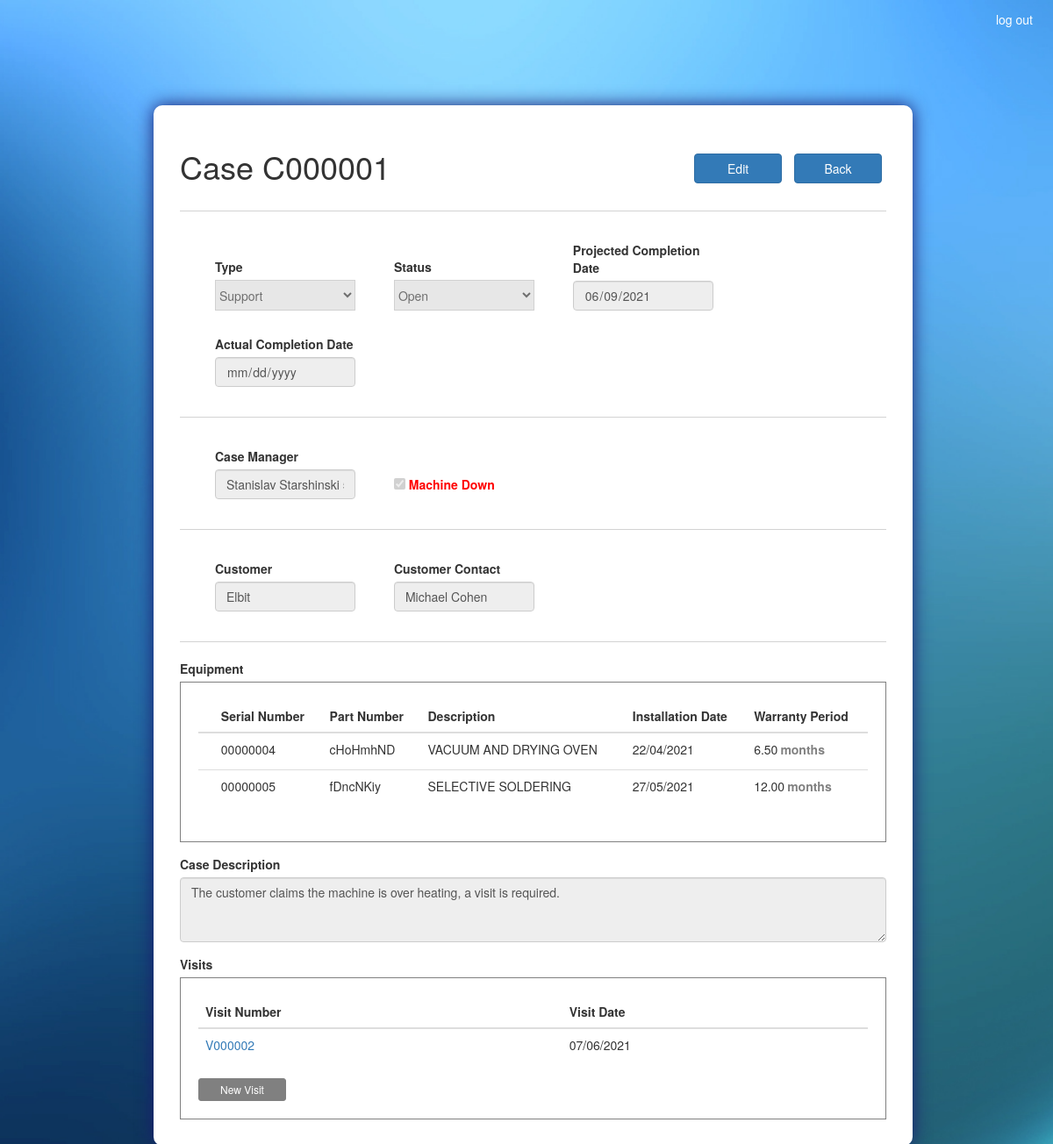
The app's page /case/C000001/ (signed in), older data.
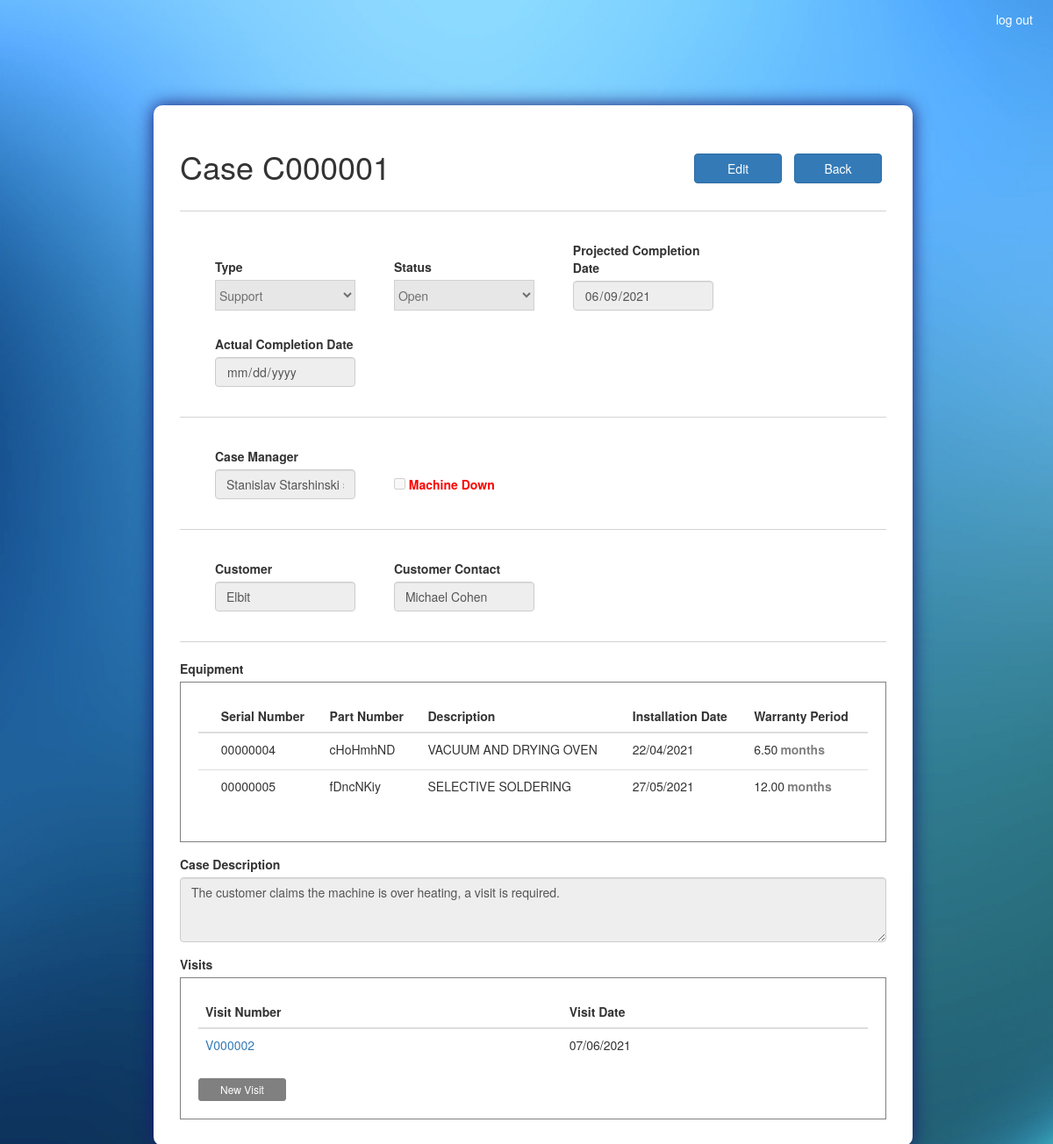
The same page, newer data.
### ASISupport_app/models.py (models this page shows, shortened)
class Case(models.Model):
	TYPES = (
		('Support', 'Support'),
		('Training', 'Training'),
		('Maintenance', 'Maintenance'),
		('installation','Installation')
	)
	STATUSES = (
		('Open', 'Open'),
		('Resolved', 'Resolved'),
		('Closed', 'Closed'),
		('On Hold','On Hold'),
		('Cancelled','Cancelled')
	)
	case_num 				= models.CharField(max_length=100, primary_key=True)
	case_type 				= models.CharField(max_length=100, choices=TYPES)
	status 					= models.CharField(max_length=100, choices=STATUSES)
	create_date 			= models.DateTimeField(default=timezone.now)
	target_date 			= models.DateField()
	actual_date 			= models.DateField(blank=True, null=True)
	case_manager 			= models.ForeignKey(Employee, on_delete=models.CASCADE)
	machine_down 			= models.BooleanField(default=False)
	customer 				= models.ForeignKey(Customer, on_delete=models.CASCADE)
	customer_contact 		= models.CharField(max_length=100)
	case_description 		= models.TextField()
	cancellation_reason 	= models.TextField(blank=True, null=True)
	on_hold_reason 			= models.TextField(blank=True, null=True)

class Employee(models.Model):
	employee_id 			= models.CharField(max_length=100, primary_key=True)
	first_name 				= models.CharField(max_length=100)
	last_name 				= models.CharField(max_length=100)
	def __str__(self):
		return f'{self.first_name} {self.last_name} {self.employee_id}'

class Customer(models.Model):
	customer_name 			= models.CharField(max_length=100, primary_key=True)
	def __str__(self):
		return self.customer_name

### ASISupport_app/views.py (the view, shortened to what this page needs)
# urls.py: path('case/<id>/', views.case_view, name = 'view_case'),
@login_required(login_url='/accounts/login/')
def case_view(request, id):
	state = 'view'
	if request.method == 'POST' and 'back_btn' in request.POST:
		return redirect('ASISupport_app:dashboard')
	case = Case.objects.get(case_num=id)
	visits = Visit.objects.filter(case_num=id)
	case_equipment = CaseEquipment.objects.filter(case_num=id)
	case_equipment_sn_lst = [ce.equip_sn for ce in case_equipment]
	filtered_case_equipment = Equipment.objects.filter(equip_sn__in=case_equipment_sn_lst)
	equipment = Equipment.objects.all()
	equip_sn_lst = [equip.equip_sn for equip in equipment]
	equip_pn_lst = [equip.equip_pn for equip in equipment]
	equip_description_lst = [equip.equip_description for equip in equipment]
	equip_property_lst = [{'sn':equip.equip_sn,
						 'pn':equip.equip_pn,
						 'description':equip.equip_description,
						 'date':str(datetime.strptime(str(equip.installation_date)[:19],'%Y-%m-%d %H:%M:%S').strftime('%d/%m/%Y %H:%M:%S')),
						 'warranty':str(equip.warranty)} for equip in equipment]
	types = Case.TYPES
	employees = Employee.objects.all()
	customers = Customer.objects.all()
	''' roles '''
	groups = list(request.user.groups.values_list('name',flat = True))
	''' status list by roles '''
	statuses = []
	if ('Secretary' in groups):
		statuses.extend((
						('Closed', 'Closed'),
						))
	if ('Manager' in groups):
		statuses.extend(Case.STATUSES)
	statuses = list(set(statuses))
	''' restrict permits '''
	permit_edit = ('Manager' in groups) or ('Support' in groups and case.status not in ['Resolved','Closed','Cancelled']) or ('Secretary' in groups and case.status in ['Resolved'])
	edit = False
	permit_type = False
	permit_status = False
	permit_target_date = False
	permit_actual_date = False
	permit_on_hold_reason = False
	permit_cancellation_reason = False
	permit_case_manager = False
	permit_machine_down = False
	permit_customer = False
	permit_customer_contact = False
	permit_description = False
	permit_equipment_delete = False
	permit_equipment_add = False
	return render(request, 'ASISupport_app/case.html', locals())

### ASISupport_app/models.py (called while the page is built)
	def __str__(self):
		return self.equip_sn

### templates/ASISupport_app/case.html (shortened to what the changed rows need)
<!DOCTYPE html>
{% extends "ASISupport_app/base.html" %}
{% load static %}
{% block head_block %}
	<link rel="stylesheet" type="text/css" href="{% static 'css/case.css' %}">
{% endblock %}
{% block body_block %}
	<section class="col-sm-1 col-sm-10 col-sm-1">
		{% if state == 'view' %}
			<form class="form-container" action="{% url 'ASISupport_app:view_case' case.case_num %}" method="POST" id="view_case_form" autocomplete="off">
				<h1 class="inline_it">Case {{ case.case_num }}</h1>
				<div class="action_btn">
					{% if permit_edit and not edit %}
						<button type="submit" name="edit_btn" class="btn btn-primary">Edit</button>
					{% endif %}
					<button type="submit" name="back_btn" class="btn btn-primary" formnovalidate>Back</button>
				</div>
				<hr class="solid">
				<div class="inline_it inline_spacing">
					<div>
						<label for="type">Type</label>
					</div>
					{% if not permit_type %}
						<select class="form-select select_bar" disabled>
							<option selected>{{ case.case_type }}</option>
						</select>
					{% endif %}
				</div>
				<div class="inline_it inline_spacing">
					<div>
						<label for="status">Status</label>
					</div>
					{% if not permit_status %}
						<select class="form-select select_bar" disabled>
							<option selected>{{ case.status }}</option>
						</select>
					 {% endif %}
				</div>
				<div class="inline_it inline_spacing">
					<div>
						<label class="date_bar" for="projected_date">Projected Completion Date</label>
					</div>
					<input class="form-control datepicker date_bar" {% if permit_target_date %} name="projected_date" {% endif %} type="date" value="{{ case.target_date|date:'Y-m-d' }}" {% if not permit_target_date %} readonly {% endif %} required>
				</div>
				<div class="inline_it inline_spacing last_row_object">
					<div>
						<label for="actual_date">Actual Completion Date</label>
					</div>
					<input class="form-control datepicker date_bar" {% if permit_actual_date %} name="actual_date" {% endif %} type="date" value="{{ case.actual_date|date:'Y-m-d' }}" {% if not permit_actual_date %} readonly {% endif %}>
				</div>
				<hr class="solid"  id="first_solid">
				<div class="inline_it inline_spacing">
					<div>
						<label for="case_manager">Case Manager</label>
					</div>
					{% if not permit_case_manager %}
						<input class="form-control text_bar" type="text" value="{{ case.case_manager }}" readonly>
					{% endif %}
				</div>
				<div class="form-check inline_it inline_spacing machine_down_cb last_row_object">
					<input type="checkbox" {% if permit_machine_down %} name="machine_down" {% endif %} {% if case.machine_down %} checked {% endif %} {% if not permit_machine_down %} disabled {% endif %}>
					<label for="machine_down">Machine Down</label>
				</div>
				<hr class="solid">
				<div class="inline_it inline_spacing">
					<div>
						<label for="customer">Customer</label>
					</div>
					{% if not permit_customer %}
						<input class="form-control text_bar" type="text" value="{{ case.customer }}" readonly>
					{% endif %}
				</div>
				<div class="inline_it inline_spacing last_row_object">
					<div>
						<label for="customer_contact">Customer Contact</label>
					</div>
					<input class="form-control text_bar" {% if permit_customer_contact %} name="customer_contact" {% endif %} type="text" value="{{ case.customer_contact }}" {% if not permit_customer_contact %} readonly {% endif %} required>
				</div>
				<hr class="solid">
				<div>
					<label>Equipment</label>
					<div class="object_table">
						<table class="table table-hover" id="equipment_tbl">
							<thead>
								<tr>
									<th scope="col"></th>
									<th scope="col">Serial Number</th>
						    		<th scope="col">Part Number</th>
						    		<th scope="col">Description</th>
						    		<th scope="col">Installation Date</th>
						    		<th scope="col">Warranty Period</th>
						    	</tr>
							</thead>
							{% if not permit_equipment_delete and not permit_equipment_add %}
								<tbody>
									{% for equip in filtered_case_equipment %}
											<tr>
												<td></td>
												<td>{{ equip.equip_sn }}</td>
												<td>{{ equip.equip_pn }}</td>
												<td>{{ equip.equip_description }}</td>
												<td>{{ equip.installation_date|date:'d/m/Y' }}</td>
												<td>{{ equip.warranty }}<label>months</label></td>
											</tr>
									{% endfor %}
								</tbody>
							{% endif %}
						</table>
					</div>
				</div>
				<div class="form-group description_bar">
					<label for="case_description">Case Description</label>
					<textarea class="form-control" {% if permit_description %} name="case_description" {% endif %} rows="3" {% if not permit_description %} readonly {% endif %} required>{{ case.case_description }}</textarea>
				</div>
				<div>
					<label>Visits</label>
					<div class="object_table">
						<table class="table table-hover">
							<thead>
								<tr>
						    		<th scope="col">Visit Number</th>
						    		<th scope="col">Visit Date</th>
						    	</tr>
							</thead>
							<tbody>
								{% for visit in visits %}
								<tr>
									<td><a href="{% url 'ASISupport_app:view_visit' visit.visit_num %}">{{ visit.visit_num }}</a></td>
									<td>{{ visit.visit_date|date:'d/m/Y' }}</td>
								</tr>
								{% endfor %}
							</tbody>
						</table>
						{% if 'Manager' in groups or permit_edit and case.status != 'On Hold' %}
							<a href="{% url 'ASISupport_app:new_visit' case.case_num %}" class="btn btn-primary btn-sm new_visit_btn">New Visit</a>
						{% endif %}
					</div>
				</div>
			</form>
		{% endif %}
	</section>
{% endblock %}

Row changes from the older to the newer data that the page shows:
changed Case "Support": machine_down "☑" → "☐"
